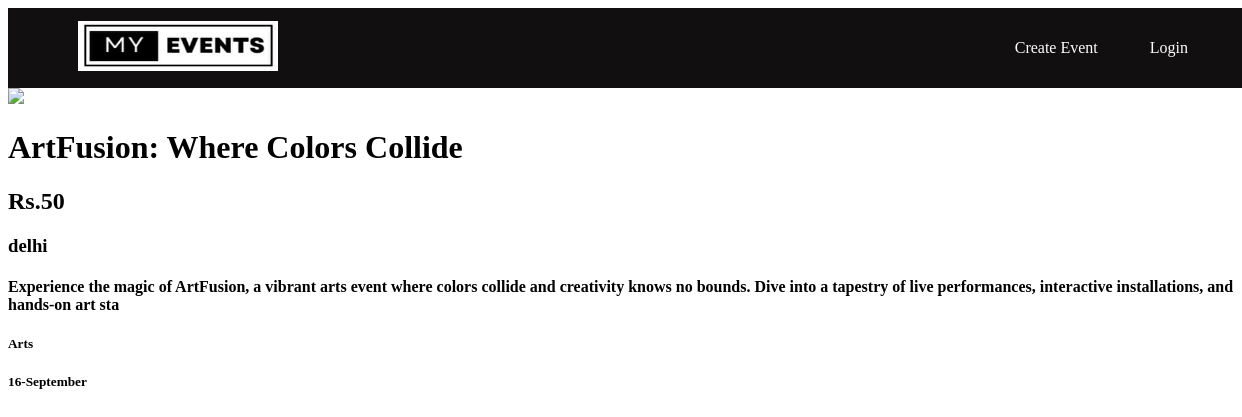
The page /events/3/ on the database its author committed.
### events/models.py (models this page shows, shortened)
class Item(models.Model):
    item_name = models.CharField(max_length=200)
    item_price = models.IntegerField()
    item_location = models.CharField(max_length=200)
    item_description = models.CharField(max_length=200)
    item_date = models.DateField(null=True, blank=True)
    item_category = models.CharField(max_length=200)
    item_image = models.CharField(max_length=500,default="https://t3.ftcdn.net/jpg/02/48/42/64/360_F_248426448_NVKLywWqArG2ADUxDq6QprtIzsF82dMF.jpg")
    def formatted_date(self):
        if self.item_date:
            return self.item_date.strftime('%d-%B')
        return ''

### events/views.py (the view)
# urls.py: path('<int:item_id>/',views.detail,name='detail'),
def detail(request,item_id):
    item = Item.objects.get(pk=item_id)
    context ={
        'item':item,
    }
    return render(request,'events/detail.html',context)

### events/templates/events/detail.html
{% extends 'events/base.html' %}
{% block body %}
<div class="container">
    <div class="row">
        <div class="col-md-6">
            <img height="300px" src="{{ item.item_image }}" class="card/">
        </div>
        <div class="col-md-6">
            <h1>{{ item.item_name }}</h1>
            <h2>Rs.{{ item.item_price }}</h2>
            <h3>{{ item.item_location }}</h3>
            <h4>{{ item.item_description }}</h4>
            <h5>{{ item.item_category }}</h5>
            <h5>{{ item.formatted_date }}</h5>
        </div>
    </div>
</div>
{% endblock %}

### rows shown on the page
Item: item_name "ArtFusion: Where Colors Collide", item_price "50", item_location "delhi", item_description "Experience the magic of ArtFusion, a vibrant arts event where colors collide and creativity knows no bounds. Dive into a tapestry of live performances, interactive installations, and hands-on art sta", item_category "Arts", formatted_date "16-September"
